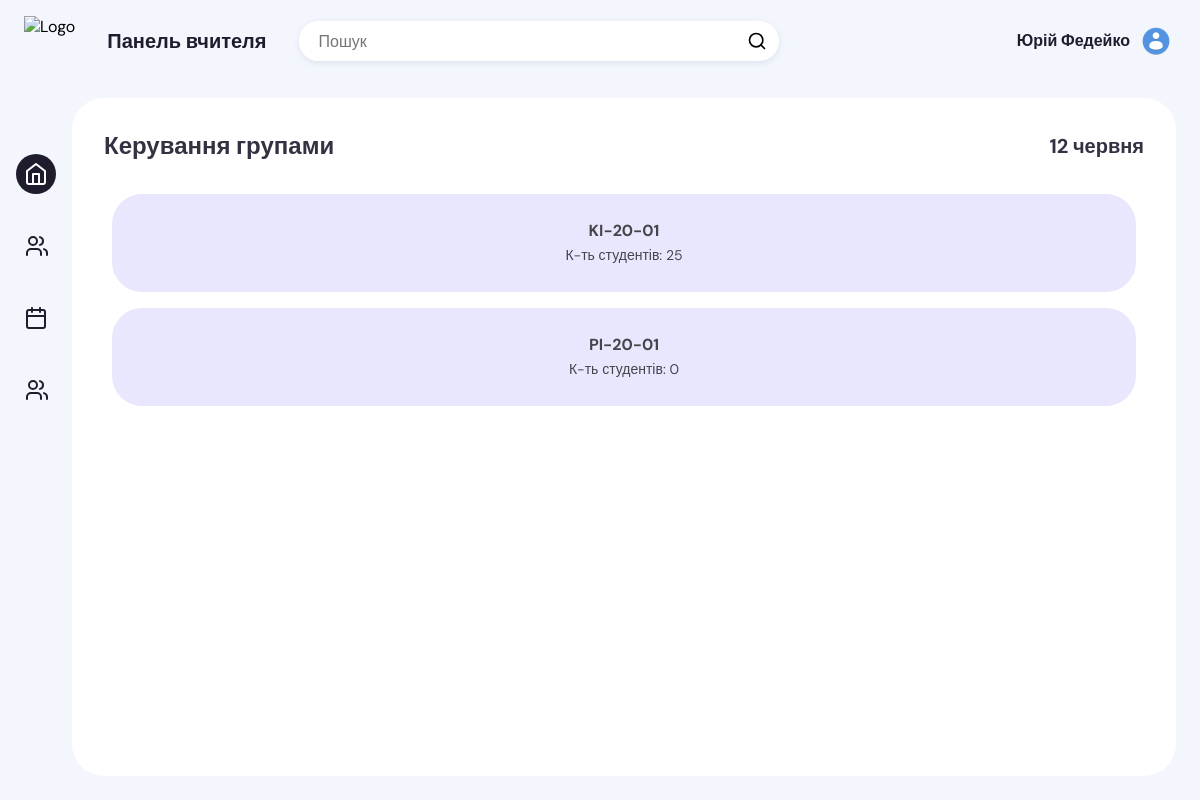
Screenshot of /teacher/ (signed in) with the database file from the repository.
### UserAuth/models.py (models this page shows, shortened)
class CustomUser(AbstractUser):
    email = models.EmailField(unique=True, max_length=255)
    USERNAME_FIELD = 'email'
    REQUIRED_FIELDS = []
    objects = CustomUserManager()

class Teacher(models.Model):
    user = models.OneToOneField(settings.AUTH_USER_MODEL, on_delete=models.CASCADE)
    first_name = models.CharField(max_length=30, default='')
    last_name = models.CharField(max_length=30, default='')
    email = models.EmailField(default='')
    phone_number = models.CharField(max_length=15, blank=True, null=True)
    subjects = models.ManyToManyField(Subject, related_name='teachers')
    groups = models.ManyToManyField(Group, related_name='teachers', default='')
    avatar = models.ImageField(upload_to='avatars/', null=True, blank=True)

class Group(models.Model):
    name = models.CharField(max_length=255)
    @property
    def student_count(self):
        return self.students.count()

### UserAuth/decorators.py (the view)
    @login_required
    def _wrapped_view(request, *args, **kwargs):
        if hasattr(request.user, 'teacher'):
            return view_func(request, *args, **kwargs)
        else:
            return redirect('student:index')

### Teachers/templatetags/custom_filters.py (called while the page is built)
@register.filter
def ukr_month(value):
    months = {
        1: 'січня',
        2: 'лютого',
        3: 'березня',
        4: 'квітня',
        5: 'травня',
        6: 'червня',
        7: 'липня',
        8: 'серпня',
        9: 'вересня',
        10: 'жовтня',
        11: 'листопада',
        12: 'грудня'
    }
    return months.get(value.month)

### Teachers/views.py (called while the page is built)
@teacher_required
def teacher_dashboard(request):
    current_date = timezone.now()
    teacher = request.user.teacher
    groups = teacher.groups.all()
    subjects = teacher.subjects.all()
    context = {
        'current_date': current_date,
        'teacher': teacher,
        'groups': groups,
        'subjects': subjects,
    }
    return render(request, 'teacher/dashboard.html', context)

### Teachers/templates/teacher/dashboard.html (shortened to what this page needs)
{% extends "teacher/template.html" %}
{% load custom_filters %}
{% block content %}
<div class="projects-section-header">
    <p>Керування групами</p>
    <p class="time">{{ current_date|date:"j" }} {{ current_date|ukr_month }}</p>
</div>
{% for group in groups %}
<div class="project-box-wrapper" data-group-id="{{ group.id }}">
    <div class="project-box" style="background-color: #e9e7fd;">
        <div class="project-box-content-header">
            <p class="box-content-header">{{ group.name }}</p>
            <p class="box-content-subheader">К-ть студентів: {{ group.student_count }}</p>
        </div>
    </div>
</div>
{% endfor %}
{% endblock %}

### Teachers/templates/teacher/template.html (shortened to what this page needs)
{% load static %}
<!DOCTYPE html>
<html lang="uk">
<head>
    <link rel="stylesheet" href="{% static 'teachers/styles.css' %}">
</head>
<body>
    <div class="app-container">
        <div class="app-header">
            <div class="app-header-left">
                <img src="https://kep.nung.edu.ua/static/img/fullLogo.svg" class="logo" alt="Logo">
                <p class="app-name">Панель вчителя</p>
                <div class="search-wrapper">
                    <input class="search-input" type="text" placeholder="Пошук">
                    <svg xmlns="http://www.w3.org/2000/svg" width="20" height="20" fill="none" stroke="currentColor" stroke-linecap="round" stroke-linejoin="round" stroke-width="2" class="feather feather-search" viewBox="0 0 24 24">
                        <circle cx="11" cy="11" r="8"></circle>
                        <path d="M21 21l-4.35-4.35"></path>
                    </svg>
                </div>
            </div>
            <div class="app-header-right">
                <div class="profile-btn">
                    <div>{{ request.user.teacher.first_name }} {{ request.user.teacher.last_name }}</div>
                    {% if request.user.teacher.avatar %}
                      <img src="{{ request.user.teacher.avatar.url }}" class="avatar" />
                      {% else %}
                          <img src="https://png.pngtree.com/png-vector/20220817/ourmid/pngtree-man-avatar-with-circle-frame-vector-ilustration-png-image_6110328.png" class="avatar" />
                      {% endif %}
                </div>
            </div>
        </div>
        <div class="app-content">
            <div class="app-sidebar">
                <a href="" class="app-sidebar-link active" id="home">
                </a>
                <a href="" class="app-sidebar-link" id="subject">
                </a>
                <a href="" class="app-sidebar-link" id="calendar">
                </a>
                <a href="" class="app-sidebar-link" id="contacts">
                </a>
            </div>
            <div class="projects-section">
                {% block content %}{% endblock %}
            </div>
        </div>
    </div>
</body>
</html>

### Teachers/static/teachers/styles.css (style rules this page uses)
* { box-sizing: border-box; }
:root { --app-container: #f3f6fd; --main-color: #1f1c2e; --secondary-color: #4a4a4a; --link-color: #1f1c2e; --link-color-hover: #c3cff4; --link-color-active: #fff; --link-color-active-bg: #1f1c2e; --projects-section: #fff; --message-box-hover: #fafcff; --message-box-border: #e9ebf0; --more-list-bg: #fff; --more-list-bg-hover: #f6fbff; --more-list-shadow: rgba(209, 209, 209, 0.4); --button-bg: #1f1c24; --search-area-bg: #fff; --star: #1ff1c2 e; --message-btn: #fff; }
html, body { width: 100%; height: 100vh; margin: 0; }
body { font-family: 'DM Sans', sans-serif; overflow: hidden; display: flex; justify-content: center; background-color: var(--app-container); }
button, a { cursor: pointer; }
.app-container { width: 100%; display: flex; flex-direction: column; height: 100%; background-color: var(--app-container); transition: 0.2s; max-width: 1800px; }
.app-container button, .app-container input, .app-container optgroup, .app-container select, .app-container textarea { font-family: 'DM Sans', sans-serif; }
.app-content { display: flex; height: 100%; overflow: hidden; padding: 16px 24px 24px 0; }
.profile-btn { gap: 10px; padding: 0; border: 0; background-color: transparent; position: relative; display: flex; align-items: center; padding-left: 12px; border-left: 2px solid #ddd; }
.profile-btn img { width: 40px; height: 40px; object-fit: cover; border-radius: 50%; margin-right: 4px; }
.profile-btn div { color: var(--main-color); font-size: 16px; line-height: 24px; font-weight: 700; }
.app-header { display: flex; justify-content: space-between; align-items: center; width: 100%; padding: 16px 24px; position: relative; }
.app-header-left, .app-header-right { display: flex; align-items: center; }
.app-header-left { flex-grow: 1; }
.app-name { color: var(--main-color); margin: 0; font-size: 20px; line-height: 24px; font-weight: 700; margin: 0 32px; }
.search-wrapper { border-radius: 20px; background-color: var(--search-area-bg); padding-right: 12px; height: 40px; display: flex; justify-content: space-between; align-items: center; width: 100%; max-width: 480px; color: var(--light-font); box-shadow: 0 2px 6px 0 rgba(136, 148, 171, .2), 0 24px 20px -24px rgba(71, 82, 107, .1); overflow: hidden; }
.logo { height: 50px; }
.search-input { border: none; flex: 1; outline: none; height: 100%; padding: 0 20px; font-size: 16px; background-color: var(--search-area-bg); color: var(--main-color); }
.search-input:placeholder { color: var(--main-color); opacity: 0.6; }
.profile-btn { padding: 0; border: 0; background-color: transparent; display: flex; align-items: center; padding-left: 12px; }
.profile-btn img { width: 32px; height: 32px; object-fit: cover; border-radius: 50%; margin-right: 4px; }
.app-sidebar { padding: 40px 16px; display: flex; flex-direction: column; align-items: center; }
.app-sidebar-link { color: var(--main-color); color: var(--link-color); margin: 16px 0; transition: 0.2s; border-radius: 50%; flex-shrink: 0; width: 40px; height: 40px; display: flex; justify-content: center; align-items: center; }
.app-sidebar-link.active { background-color: var(--link-color-active-bg); color: var(--link-color-active); }
.projects-section { overflow-y: auto; flex: 2; background-color: var(--projects-section); border-radius: 32px; padding: 32px 32px 0 32px; overflow: hidden; height: 100%; display: flex; flex-direction: column; }
.projects-section-header { display: flex; justify-content: space-between; align-items: center; margin-bottom: 24px; color: var(--main-color); }
.projects-section-header p { font-size: 24px; line-height: 32px; font-weight: 700; opacity: 0.9; margin: 0; color: var(--main-color); }
.projects-section-header .time { font-size: 20px; }
.project-box { --main-color-card: #dbf6fd; border-radius: 30px; padding: 9px; background-color: var(--main-color-card); transition: filter 0.3s ease; }
.project-box-content-header { text-align: center; margin-bottom: 16px; }
.project-box-content-header p { margin: 0; }
.project-box-wrapper { padding: 8px; transition: 0.2s; }
.box-content-header { font-size: 16px; line-height: 24px; font-weight: 700; opacity: 0.7; }
.box-content-subheader { font-size: 14px; line-height: 24px; opacity: 0.7; }

### rows the page displays
CustomUser: user.teacher.first_name "Юрій", user.teacher.last_name "Федейко", user.teacher.avatar (placeholder picture)
Group: name "KI-20-01", student_count "25"
Group: name "PI-20-01", student_count "0"
